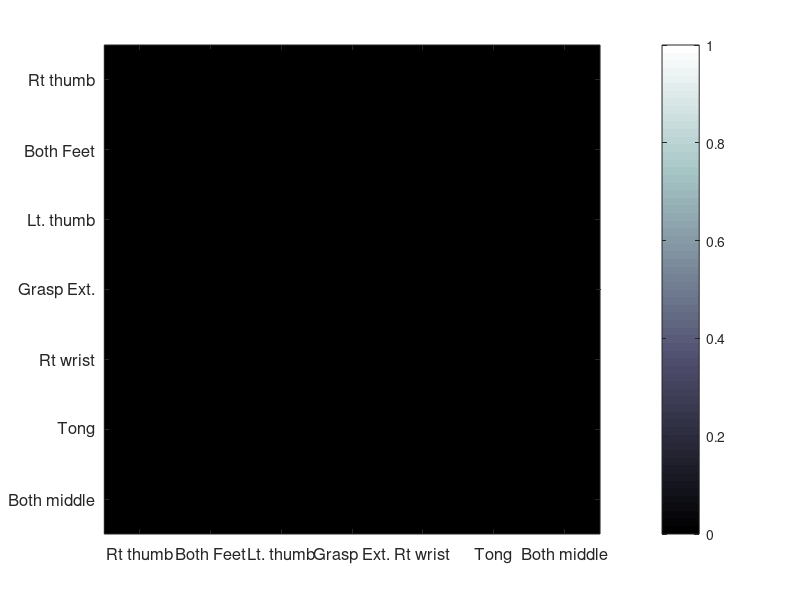

Write the MATLAB code that produced this figure. (Note: this script raises an error after producing the figure.)
%% PERFORMANCE MEASURE USING MAX VOTE STRATEGY FOR DECODES 

clc;clear

root_path='F:\DATA\ecog data\ECoG BCI\GangulyServer\Multistate clicker';

foldernames = {'20220603'};
cd(root_path)

files=[];
for i=1:length(foldernames)
    folderpath = fullfile(root_path, foldernames{i},'Robot3DArrow');
    D=dir(folderpath);
    for j=1:length(D)
        filepath=fullfile(folderpath,D((j)).name,'BCI_Fixed');
        if exist(filepath)
            disp(filepath)
            files = [files;findfiles('',filepath)'];
        end
    end
end


% look at the decodes per direction to get a max vote
T=zeros(7);
tim_to_target=[];
num_suc=[];
num_fail=[];
for i=1:length(files)
    disp(i)
    indicator=1;
    try
        load(files{i});
    catch ME
        warning('Not able to load file, skipping to next')
        indicator = 0;
    end
    if indicator
        kinax = TrialData.TaskState;
        clicker_state = TrialData.FilteredClickerState;
        idx = TrialData.TargetID;
        t(1) = sum(clicker_state ==1);
        t(2) = sum(clicker_state ==2);
        t(3) = sum(clicker_state ==3);
        t(4) = sum(clicker_state ==4);
        t(5) = sum(clicker_state ==5);
        t(6) = sum(clicker_state ==6);
        t(7) = sum(clicker_state ==7);
        [aa bb]=max(t);
        T(idx,bb) = T(idx,bb)+1;
        if TrialData.TargetID == TrialData.SelectedTargetID
            tim_to_target = [tim_to_target length(clicker_state)-TrialData.Params.ClickCounter];
            num_suc = [num_suc 1];
        else%if TrialData.SelectedTargetID ==0%~= TrialData.SelectedTargetID %&& TrialData.SelectedTargetID~=0
            tim_to_target = [tim_to_target length(clicker_state)];
            num_fail = [num_fail 1];
        end
    end
end

% get acc.
for i=1:size(T)
    T(i,:) = T(i,:)./sum(T(i,:));
end
figure;imagesc(T)
colormap bone
caxis([0 1])
xticks([1:7])
yticks([1:7])
xticklabels({'Rt thumb','Both Feet','Lt. thumb','Grasp Ext.', 'Rt wrist','Tong','Both middle'})
yticklabels({'Rt thumb','Both Feet','Lt. thumb','Grasp Ext.', 'Rt wrist','Tong','Both middle'})
set(gcf,'Color','w')
set(gca,'FontSize',12)
colorbar

% bit rate calculations
tim_to_target = tim_to_target.*(1/TrialData.Params.UpdateRate);
B = log2(7-1) * (sum(num_suc)-sum(num_fail)) / sum(tim_to_target)
title(['Accuracy of ' num2str(100*mean(diag(T))) '%' ' and bitrate of ' num2str(B)])
